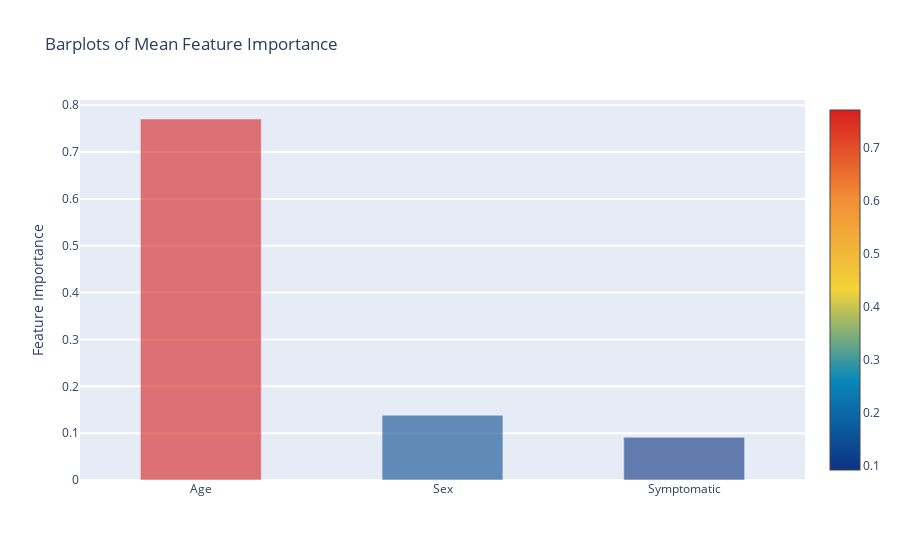

The notebook cell saved with this chart:
### Code cell
y = feature_dataframe['mean'].values
x = feature_dataframe['features'].values
data = [go.Bar(
            x= x,
             y= y,
            width = 0.5,
            marker=dict(
               color = feature_dataframe['mean'].values,
            colorscale='Portland',
            showscale=True,
            reversescale = False
            ),
            opacity=0.6
        )]

layout= go.Layout(
    autosize= True,
    title= 'Barplots of Mean Feature Importance',
    hovermode= 'closest',
    yaxis=dict(
        title= 'Feature Importance',
        ticklen= 5,
        gridwidth= 2
    ),
    showlegend= False
)
fig = go.Figure(data=data, layout=layout)
py.iplot(fig, filename='bar-direct-labels')

### Figure 1 — Plotly figure (JSON) as saved in the notebook; plotly's stock layout.template omitted (floating-point values rounded to 4 significant figures)
{"data": [{"marker": {"color": [0.7706, 0.1382, 0.09126], "colorscale": [[0, "rgb(12,51,131)"], [0.25, "rgb(10,136,186)"], [0.5, "rgb(242,211,56)"], [0.75, "rgb(242,143,56)"], [1, "rgb(217,30,30)"]], "reversescale": false, "showscale": true}, "opacity": 0.6, "type": "bar", "width": 0.5, "x": ["Age", "Sex", "Symptomatic"], "y": [0.7706, 0.1382, 0.09126]}], "layout": {"autosize": true, "hovermode": "closest", "showlegend": false, "title": {"text": "Barplots of Mean Feature Importance"}, "yaxis": {"gridwidth": 2, "ticklen": 5, "title": {"text": "Feature Importance"}}}}
